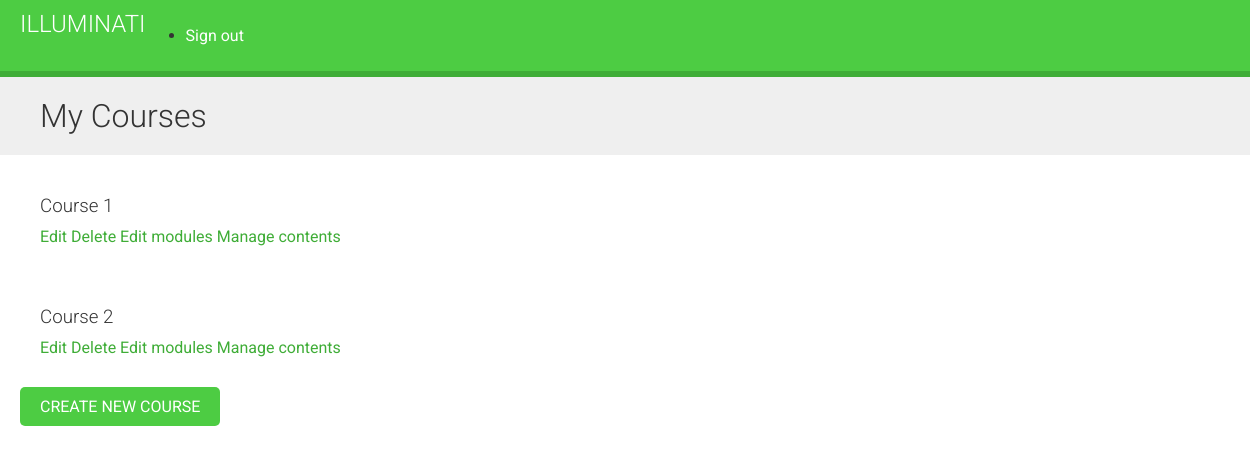
Page /courses/mine/ (signed in) on the earlier database version.
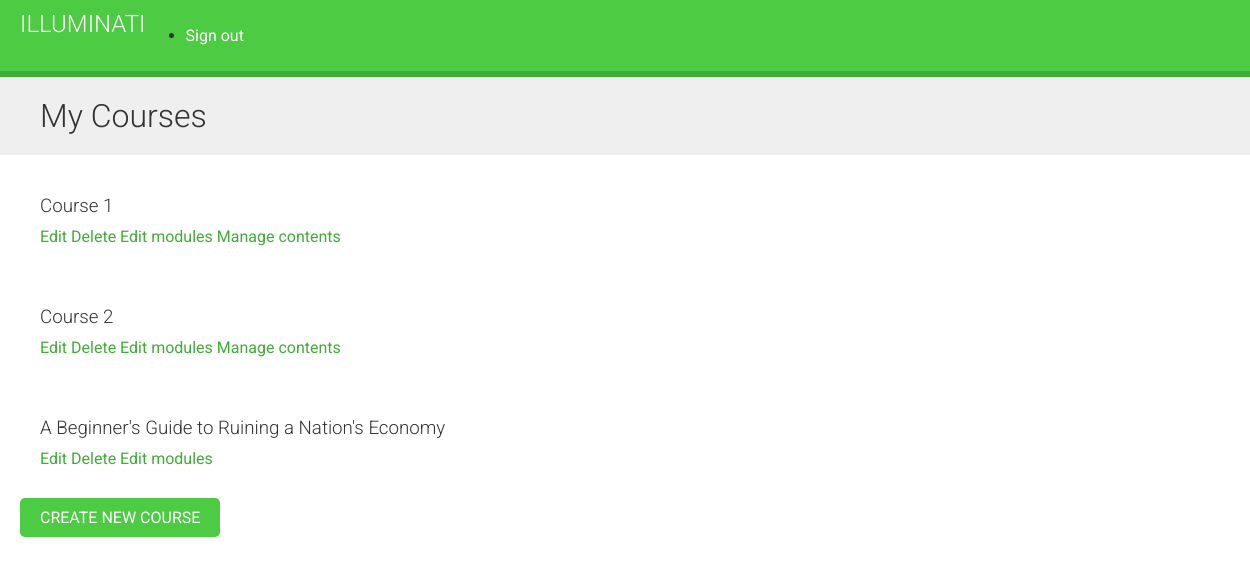
Same page on the later database version.
### courses/models.py (models this page shows, shortened)
class Course(models.Model):
    owner = models.ForeignKey(User, related_name='courses_created',
                              on_delete=models.CASCADE)
    subject = models.ForeignKey(Subject, related_name='courses',
                                on_delete=models.CASCADE)
    title = models.CharField(max_length=200)
    slug = models.SlugField(max_length=200, unique=True)
    overview = models.TextField()
    created = models.DateTimeField(auto_now_add=True)

### courses/views.py (the view)
# urls.py: path('mine/', views.ManageCourseListView.as_view(),
class ManageCourseListView(OwnerCourseMixin, ListView):
    template_name = 'courses/manage/course/list.html'
    permission_required = 'courses.view_course'

### courses/views.py (called while the page is built)
    def get_queryset(self):
        qs = super().get_queryset()
        return qs.filter(owner=self.request.user)

### templates/courses/manage/course/list.html (shortened to what this page needs)
{% extends "base.html" %}
{% block content %}
    <h1>My Courses</h1>
    <div class="module">
        {% for course in object_list %}
            <div class="module">
                <h3>{{ course.title }}</h3>
                <p>
                    <a href="{% url 'course_edit' course.id %}">Edit</a>
                    <a href="{% url 'course_delete' course.id %}">Delete</a>
                    <a href="{% url 'course_module_update' course.id %}">
                        Edit modules
                    </a>
                    {% if course.modules.count > 0 %}
                        <a href="{% url 'module_content_list' course.modules.first.id %}">
                            Manage contents
                        </a>
                    {% endif %}
                </p>
            </div>
        {% empty %}
                <p>
                    You haven't created any courses yet.
                </p>
        {% endfor %}
        <p>
            <a href="{% url 'course_create' %}" class="button">
                Create new course
            </a>
        </p>
    </div>
{% endblock %}

Differences in the rows shown:
added Course: title "A Beginner's Guide to Ruining a Nation's Economy"
